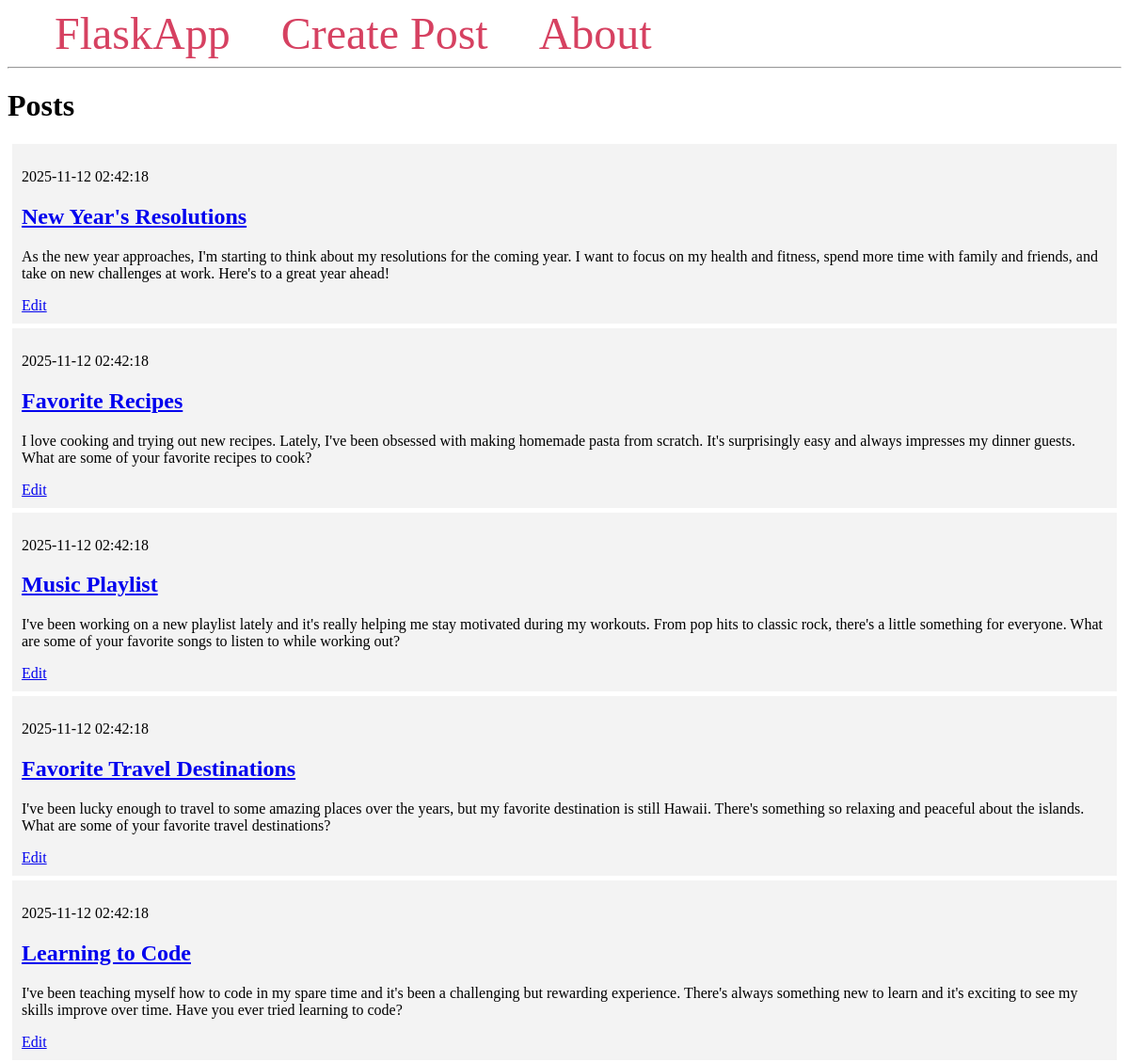
Before: / (upper part) with the older database file.
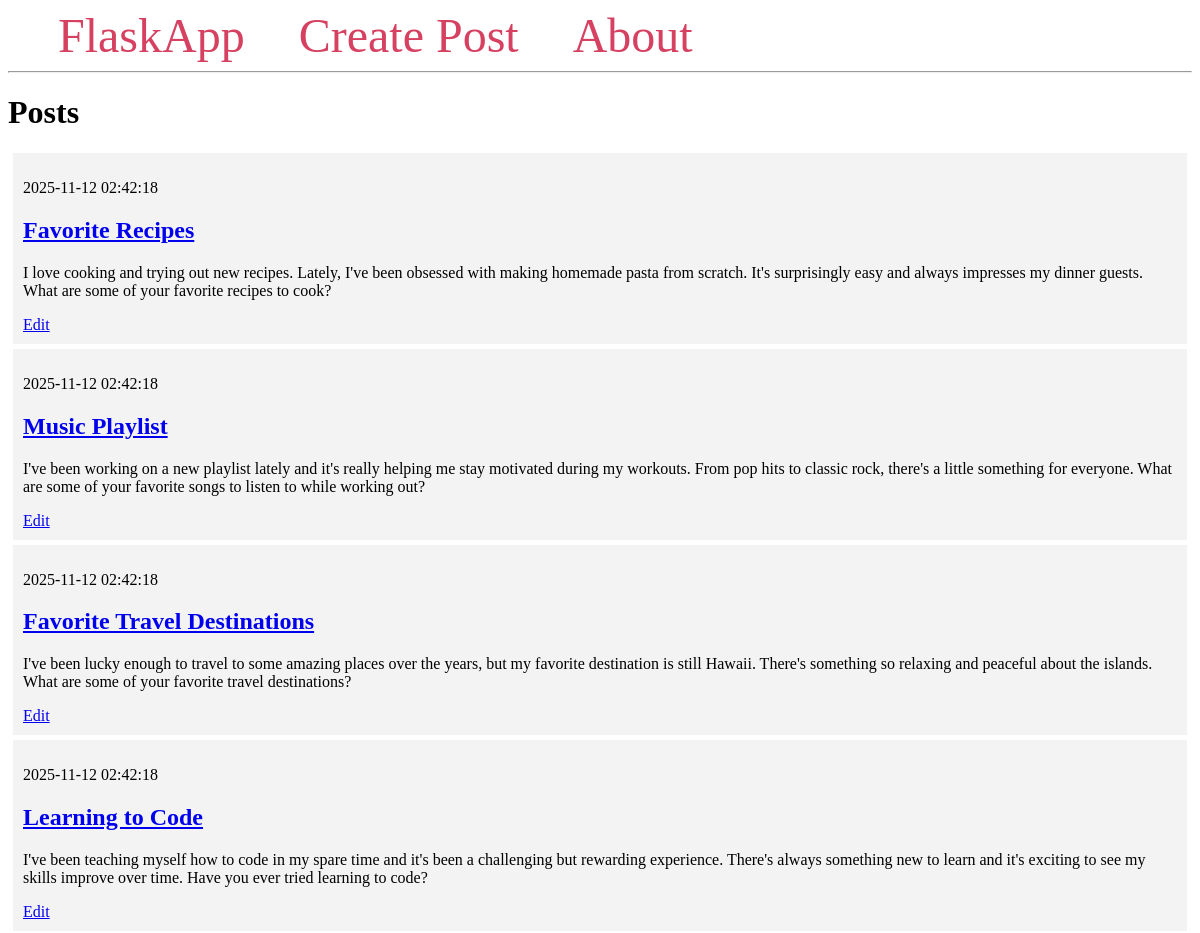
After: the same page with the newer database file.
### tables this page shows
CREATE TABLE posts (
    id INTEGER PRIMARY KEY AUTOINCREMENT,
    created TIMESTAMP NOT NULL DEFAULT CURRENT_TIMESTAMP,
    title TEXT NOT NULL,
    content TEXT NOT NULL
);

### app.py (the view)
@app.route('/')
def index():
    conn = get_db_connection()
    posts = conn.execute('SELECT * FROM posts').fetchall()
    conn.close()
    return render_template('index.html', posts=posts)

### app.py (called while the page is built)
def get_db_connection():
    conn = sqlite3.connect('database.db')
    conn.row_factory = sqlite3.Row
    return conn

### templates/index.html
{% extends 'base.html' %}
{% block content %}
    <h1>{% block title %} Posts {% endblock %}</h1>
    {% for post in posts %}
        <div class='post'>
            <p>{{ post['created'] }}</p>
            <h2>
                <a href="{{ url_for('post', post_id=post['id']) }}">
                    {{ post['title'] }}
                </a>
            </h2>
            <p>{{ post['content'] }}</p>
            <a href="{{ url_for('edit', post_id=post['id']) }}">Edit</a>
        </div>
    {% endfor %}
{% endblock %}

### templates/base.html (shortened to what this page needs)
<!DOCTYPE html>
<html lang="en">
<head>
</head>
<body>
    <nav>
        <a href="{{ url_for('index') }}">FlaskApp</a>
        <a href="{{ url_for('create') }}">Create Post</a>
        <a href="#">About</a>
    </nav>
    <hr>
    <div class="content">
        {% block content %} {% endblock %}
    </div>
</body>
</html>

### templates/base.html (style rules this page uses)
.post { padding: 10px; margin: 5px; background-color: #f3f3f3 }
nav a { color: #d64161; font-size: 3em; margin-left: 50px; text-decoration: none; }

Changed rows visible on the page:
removed posts: created "2025-11-12 02:42:18", title "New Year's Resolutions", content "As the new year approaches, I'm starting to think about my resolutions for the coming year. I want to focus on my health and fitness, spend more time with family and friends, and take on new challenges at work. Here's to a great year ahead!"
